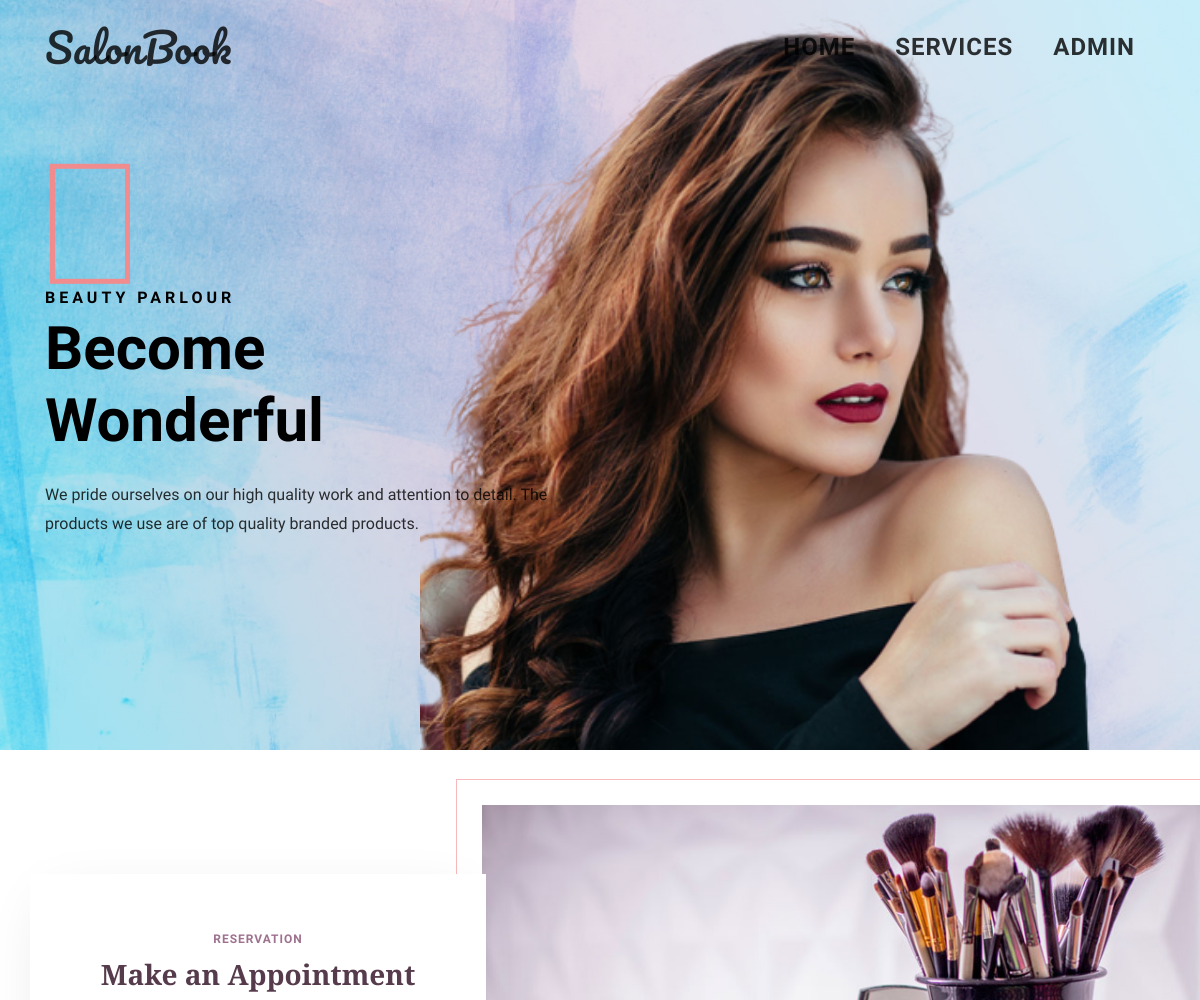
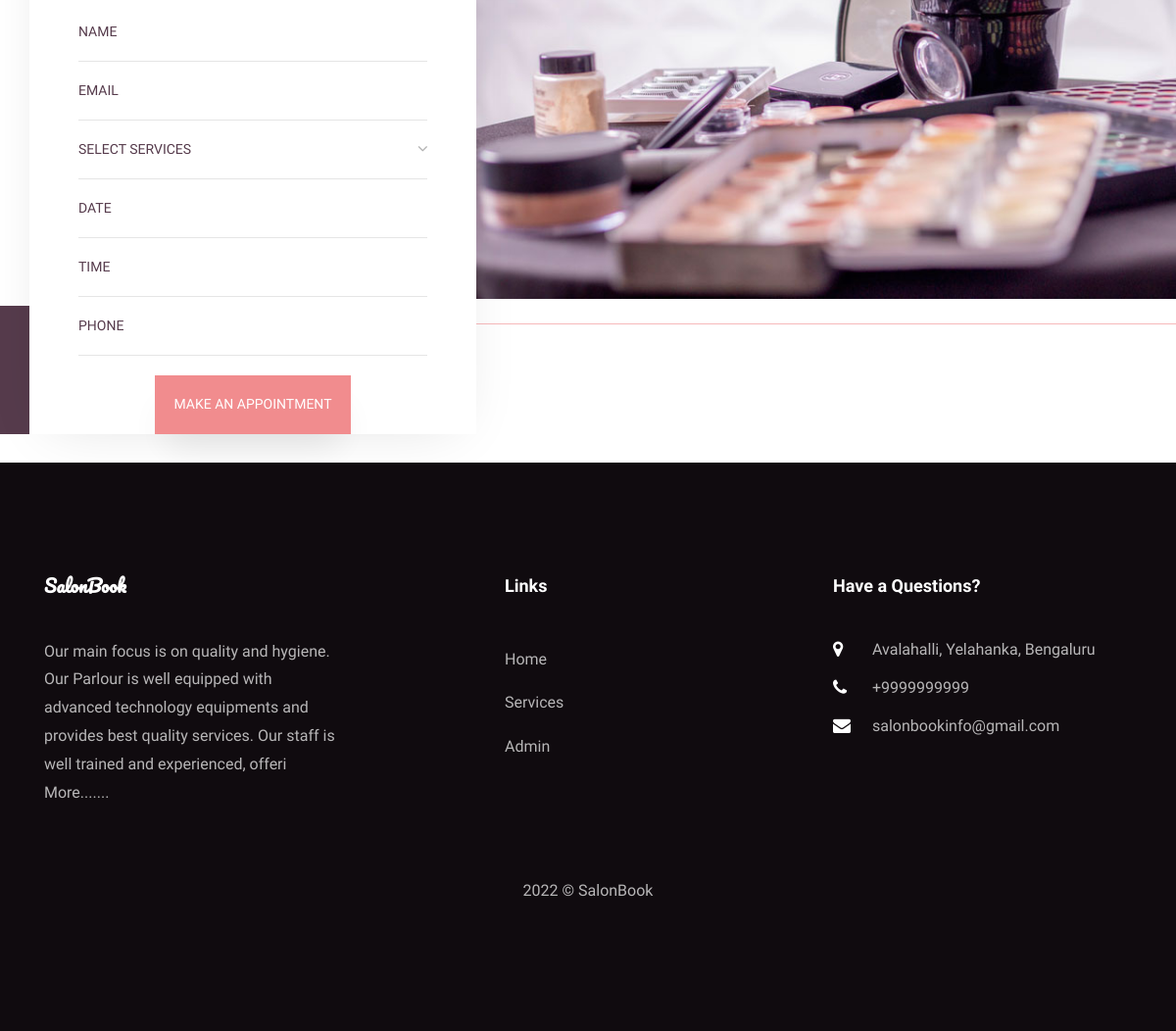
The page / on the database its author committed (2 pictures, top to bottom).
### tables this page shows
CREATE TABLE `tblpage` (
  `ID` int(10) NOT NULL,
  `PageType` varchar(200) DEFAULT NULL,
  `PageTitle` mediumtext,
  `PageDescription` mediumtext,
  `Email` varchar(200) DEFAULT NULL,
  `MobileNumber` bigint(10) DEFAULT NULL,
  `UpdationDate` date DEFAULT NULL,
  `Timing` varchar(200) NOT NULL
);

### index.php (the view, shortened to what this page needs)
<?php
include('includes/dbconnection.php');
?>
<!DOCTYPE html>
<html lang="en">
<head>
	<link rel="stylesheet" href="css/open-iconic-bootstrap.min.css">
	<link rel="stylesheet" href="css/animate.css">
	<link rel="stylesheet" href="css/owl.carousel.min.css">
	<link rel="stylesheet" href="css/owl.theme.default.min.css">
	<link rel="stylesheet" href="css/magnific-popup.css">
	<link rel="stylesheet" href="css/aos.css">
	<link rel="stylesheet" href="css/ionicons.min.css">
	<link rel="stylesheet" href="css/bootstrap-datepicker.css">
	<link rel="stylesheet" href="css/jquery.timepicker.css">
	<link rel="stylesheet" href="css/flaticon.css">
	<link rel="stylesheet" href="css/icomoon.css">
	<link rel="stylesheet" href="css/style.css">
</head>
<body>
	<?php include_once('includes/header.php'); ?>
	<section id="home-section" class="hero" style="background-image: url(images/shady.jpg);" data-stellar-background-ratio="0.5">
		<div class="home-slider owl-carousel">
			<div class="slider-item js-fullheight">
				<div class="overlay"></div>
				<div class="container-fluid p-0">
					<div class="row d-md-flex no-gutters slider-text align-items-end justify-content-end" data-scrollax-parent="true">
						<img class="one-third align-self-end order-md-last img-fluid" src="images/qwe.png" alt="">
						<div class="one-forth d-flex align-items-center ftco-animate" data-scrollax=" properties: { translateY: '70%' }">
							<div class="text mt-5">
								<span class="subheading">Beauty Parlour</span>
								<h1 class="mb-4">Become Wonderful</h1>
								<p class="mb-4">We pride ourselves on our high quality work and attention to detail. The products we use are of top quality branded products.</p>
							</div>
						</div>
					</div>
				</div>
			</div>
		</div>
	</section>
	<br>
	<section class="ftco-section ftco-no-pt ftco-booking">
		<div class="container-fluid px-0">
			<div class="row no-gutters d-md-flex justify-content-end">
				<div class="one-forth d-flex align-items-end">
					<div class="text">
						<div class="overlay"></div>
						<div class="appointment-wrap">
							<span class="subheading">Reservation</span>
							<h3 class="mb-2">Make an Appointment</h3>
							<form action="#" method="post" class="appointment-form">
								<div class="row">
									<div class="col-sm-12">
										<div class="form-group">
											<input type="text" class="form-control" id="name" placeholder="Name" name="name" required="true">
										</div>
									</div>
									<div class="col-sm-12">
										<div class="form-group">
											<input type="email" class="form-control" id="appointment_email" placeholder="Email" name="email" required="true">
										</div>
									</div>
									<div class="col-sm-12">
										<div class="form-group">
											<div class="select-wrap">
												<div class="icon"><span class="ion-ios-arrow-down"></span></div>
												<select name="services" id="services" required="true" class="form-control">
													<option value="">Select Services</option>
												</select>
											</div>
										</div>
									</div>
									<div class="col-sm-12">
										<div class="form-group">
											<input type="text" class="form-control appointment_date" placeholder="Date" name="adate" id='adate' required="true">
										</div>
									</div>
									<div class="col-sm-12">
										<div class="form-group">
											<input type="text" class="form-control appointment_time" placeholder="Time" name="atime" id='atime' required="true">
										</div>
									</div>
									<div class="col-sm-12">
										<div class="form-group">
											<input type="text" class="form-control" id="phone" name="phone" placeholder="Phone" required="true" maxlength="10" pattern="[0-9]+">
										</div>
									</div>
								</div>
								<div class="form-group">
									<input type="submit" name="submit" value="Make an Appointment" class="btn btn-primary">
								</div>
							</form>
						</div>
					</div>
				</div>
				<div class="one-third">
					<div class="img" style="background-image: url(images/image_1.jpg);">
					</div>
				</div>
			</div>
		</div>
	</section>
	<br>
	<?php include_once('includes/footer.php'); ?>
</body>
</html>

### includes/footer.php (shortened to what this page needs)
 <?php
include('includes/dbconnection.php');
?>
 <footer class="ftco-footer ftco-section">
      <div class="container">
        <div class="row mb-5">
          <div class="col-md">
            <div class="ftco-footer-widget mb-4">
              <h2 class="ftco-heading-2 logo">SalonBook</h2>
              <?php
$ret=mysqli_query($con,"select * from tblpage where PageType='aboutus' ");
while ($row=mysqli_fetch_array($ret)) {
?>
              <p><?php  echo substr($row['PageDescription'],0,200);?> <a href="about.php">More.......</a></p><?php } ?>
            </div>
          </div>
          <div class="col-md" style="padding-left: 150px">
             <div class="ftco-footer-widget mb-4">
              <h2 class="ftco-heading-2">Links</h2>
              <ul class="list-unstyled">
                <li><a href="index.php" class="py-2 d-block">Home</a></li>
                <li><a href="services.php" class="py-2 d-block">Services</a></li>
                <li><a href="admin/index.php" class="py-2 d-block">Admin</a></li>
              </ul>
            </div>
          </div>
          <div class="col-md">
            <div class="ftco-footer-widget mb-4">
            	<h2 class="ftco-heading-2">Have a Questions?</h2>
            	<div class="block-23 mb-3">
                <?php
$ret=mysqli_query($con,"select * from tblpage where PageType='contactus' ");
while ($row=mysqli_fetch_array($ret)) {
?>
	              <ul>
	                <li><span class="icon icon-map-marker"></span><span class="text"><?php  echo $row['PageDescription'];?></span></li>
	                <li><span class="icon icon-phone"></span><span class="text">+<?php  echo $row['MobileNumber'];?></span></li>
	                <li><span class="icon icon-envelope"></span><span class="text"><?php  echo $row['Email'];?></span></li>
	              </ul>
	            </div>
               <?php } ?>
            </div>
          </div>
        </div>
        <div class="row">
          <div class="col-md-12 text-center">
            <p>
  2022 &copy; SalonBook  </p>
          </div>
        </div>
      </div>
    </footer>

### css/icomoon.css (style rules this page uses)
[class^="icon-"], [class*=" icon-"] { font-family: 'icomoon' !important; speak: none; font-style: normal; font-weight: normal; font-variant: normal; text-transform: none; line-height: 1; -webkit-font-smoothing: antialiased; -moz-osx-font-smoothing: grayscale; }
.icon-map-marker:before { content: "\f041"; }
.icon-phone:before { content: "\f095"; }
.icon-envelope:before { content: "\f0e0"; }

### rows shown on the page
tblpage: PageDescription "Our main focus is on quality and hygiene. Our Parlour is well equipped with advanced technology equipments and provides best quality services. Our staff is well trained and experienced, offeri"
tblpage: PageDescription "Avalahalli, Yelahanka, Bengaluru", MobileNumber "9999999999", Email "salonbookinfo@gmail.com"
